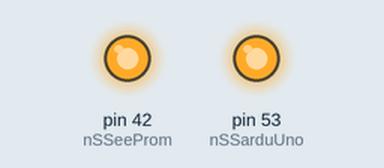
Recording of a sketch running on a simulated Arduino Mega 2560, built with avr-gcc and run on an emulated ATmega2560. On the bench: output pins drawn as LEDs (lit = HIGH).

Above: at 0.1 s.
Timing chart, 0 to 1.6 s (numbered marks = the images above):
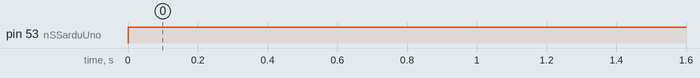

The sketch:

spi_master_mega.ino
```cpp
#include <SPI.h>

int nSSarduUno = 53;
int nSSeeProm = 42;

// initialization
void setup (void)
{
  // put your setup code here, to run once:
  pinMode(nSSarduUno, OUTPUT);
  pinMode(nSSeeProm, OUTPUT);
  digitalWrite(nSSarduUno, HIGH);
  digitalWrite(nSSeeProm, HIGH);
  SPI.begin();

  // 1 MHz speed insted of default 4 MHz
  SPI.setClockDivider(SPI_CLOCK_DIV16);
}

// recursive loop
void loop (void)
{
  // put your main code here, to run repeatedly:
  // assigning the string data
  const char *p = "Hello, world\n";

  // enable Slave Select
  digitalWrite(nSSarduUno, LOW);

  // send test string
  for (int i = 0; i < strlen(p); i++)
    SPI.transfer(p[i]);

  // disable Slave Select
  digitalWrite(nSSarduUno, HIGH);

  // for debugging
  delay (1000);
}
```

Measured:
- by itself, pin 53 (nSSarduUno): LOW → HIGH at 0.00 s
